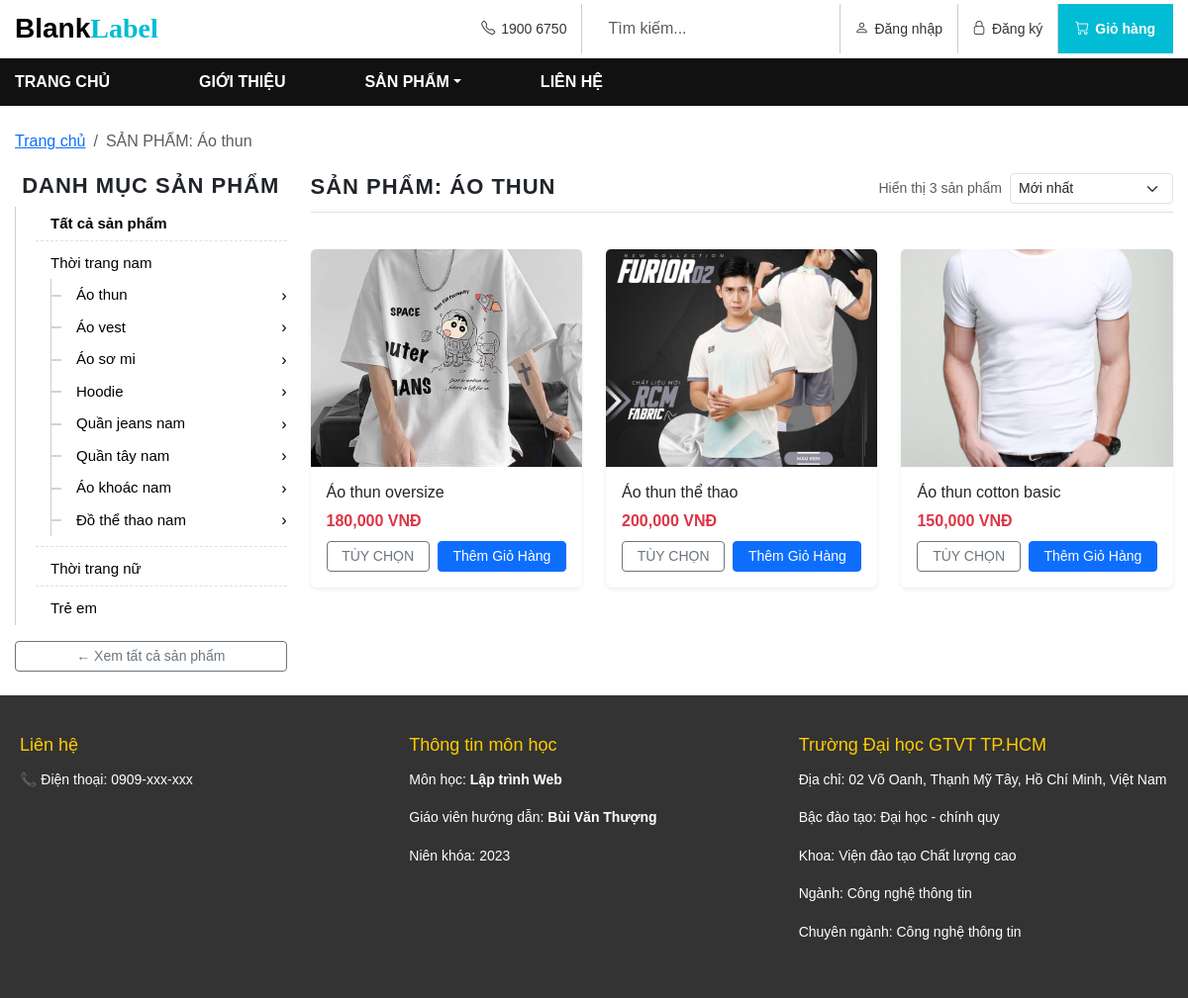
The page /products.php?id=4 on the database as committed earlier.
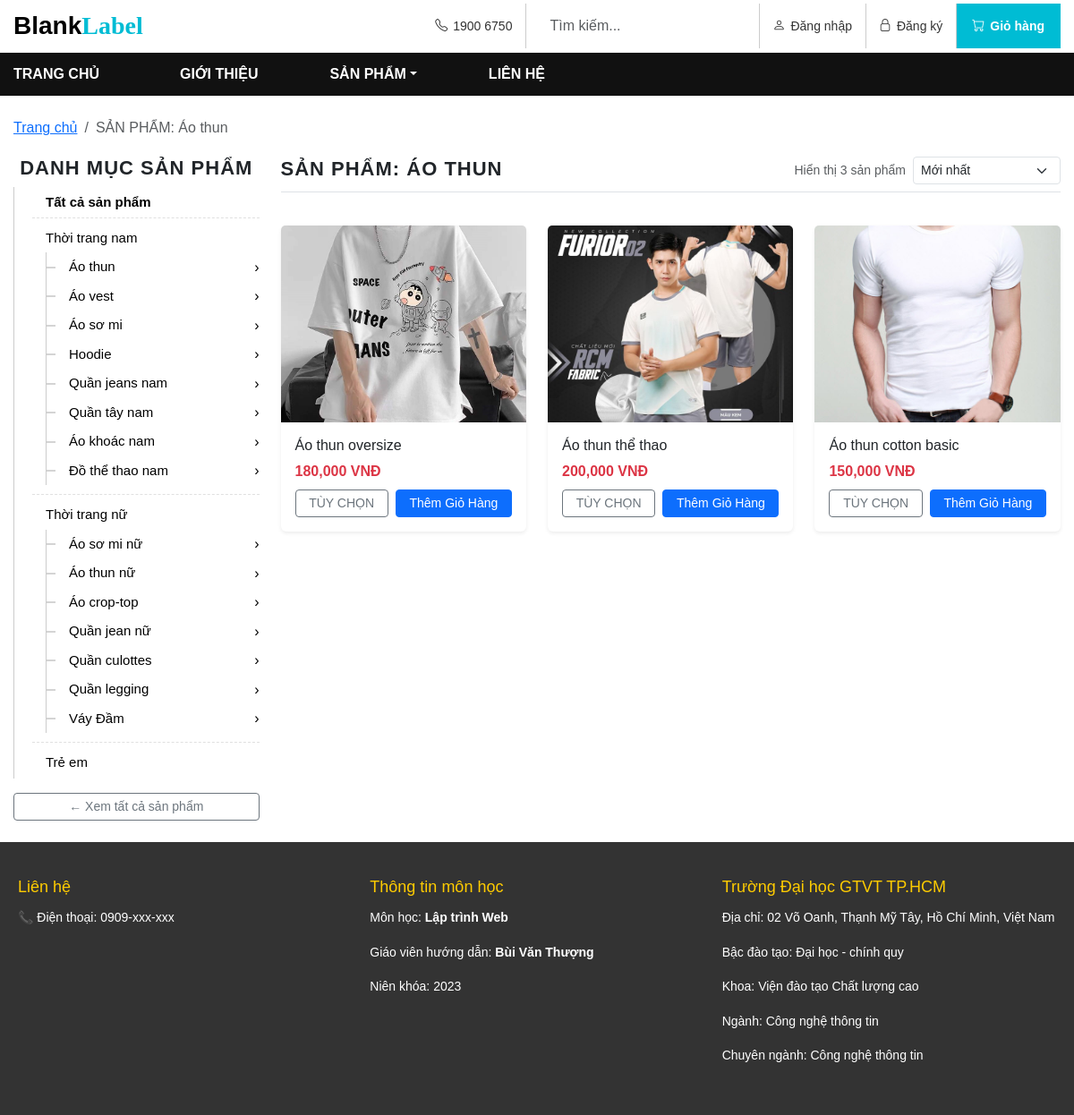
The same page on the database as committed later.
### tables this page shows
CREATE TABLE `danh_muc` (
  `id` int(11) NOT NULL,
  `ten_danh_muc` varchar(100) NOT NULL,
  `id_cha` int(11) DEFAULT NULL
);

CREATE TABLE `san_pham` (
  `id_san_pham` int(11) NOT NULL,
  `ten_san_pham` varchar(255) DEFAULT NULL,
  `id_danh_muc` int(11) DEFAULT NULL,
  `gia` decimal(10,2) DEFAULT NULL,
  `mo_ta` text DEFAULT NULL,
  `link_anh` varchar(255) DEFAULT NULL
);

### products.php (the view, shortened to what this page needs)
<?php
include 'config.php';
include 'includes/header.php';
$category_id = 0;
if (isset($_GET['id'])) {
    $category_id = intval($_GET['id']);
} elseif (isset($_GET['danhmuc'])) {
    $category_id = intval($_GET['danhmuc']);
}
$search_query = isset($_GET['q']) ? trim($_GET['q']) : '';
$sort = isset($_GET['sort']) ? $_GET['sort'] : 'newest';
$section_title = "TẤT CẢ SẢN PHẨM";
$where_clauses = [];
if ($category_id > 0) {
    $check_cat = $conn->query("SELECT ten_danh_muc FROM danh_muc WHERE id = $category_id");
    if ($check_cat && $check_cat->num_rows > 0) {
        $cat_name = $check_cat->fetch_assoc()['ten_danh_muc'];
        $section_title = "SẢN PHẨM: " . htmlspecialchars($cat_name);
        $child_ids = [$category_id];
        $ids_list = implode(',', $child_ids);
        $where_clauses[] = "id_danh_muc IN ($ids_list)";
    }
}
$where_sql = !empty($where_clauses) ? "WHERE " . implode(' AND ', $where_clauses) : "";
switch ($sort) {
    default:
        $order_sql = "ORDER BY id_san_pham DESC";
        break;
}
$products_query = "SELECT * FROM san_pham $where_sql $order_sql";
$result = $conn->query($products_query);
$total_products = $result ? $result->num_rows : 0;
?>
<div class="container-limit my-4">
    <nav aria-label="breadcrumb">
        <ol class="breadcrumb">
            <li class="breadcrumb-item"><a href="index.php">Trang chủ</a></li>
            <li class="breadcrumb-item active" aria-current="page"><?php echo $section_title; ?></li>
        </ol>
    </nav>
    <div class="row align-items-start category-product-section mb-4">
        <div class="col-md-3 category-column">
            <h5 class="category-title">DANH MỤC SẢN PHẨM</h5>
            <div class="category-wrapper">
                <ul class="category-list">
                    <li class="parent-item <?php echo ($category_id == 0 && empty($search_query)) ? 'active' : ''; ?>">
                        <a href="products.php" class="fw-bold">Tất cả sản phẩm</a>
                    </li>
                    <?php
                    $sql_parent = "SELECT * FROM danh_muc WHERE id_cha IS NULL ORDER BY id ASC";
                    $result_parent = $conn->query($sql_parent);
                    if ($result_parent && $result_parent->num_rows > 0) {
                        while ($parent = $result_parent->fetch_assoc()) {
                            $active_parent = ($category_id == $parent['id']) ? ' active' : '';
                            echo '<li class="parent-item' . $active_parent . '">';
                            echo '<a href="products.php?id=' . $parent['id'] . '">' . htmlspecialchars($parent['ten_danh_muc']) . '</a>';
                            $sql_child = "SELECT * FROM danh_muc WHERE id_cha = " . intval($parent['id']) . " ORDER BY id ASC";
                            $result_child = $conn->query($sql_child);
                            if ($result_child && $result_child->num_rows > 0) {
                                echo '<ul class="subcategory-list">';
                                while ($child = $result_child->fetch_assoc()) {
                                    $active_child = ($category_id == $child['id']) ? ' class="active"' : '';
                                    echo '<li' . $active_child . '><a href="products.php?id=' . $child['id'] . '">' . htmlspecialchars($child['ten_danh_muc']) . '</a></li>';
                                }
                                echo '</ul>';
                            }
                            echo '</li>';
                        }
                    } else {
                        echo '<li>Không có danh mục nào.</li>';
                    }
                    ?>
                </ul>
            </div>
            <?php if ($category_id > 0 || !empty($search_query)): ?>
                <div class="mt-3">
                    <a href="products.php" class="btn btn-outline-secondary btn-sm w-100">
                        ← Xem tất cả sản phẩm
                    </a>
                </div>
            <?php endif; ?>
        </div>
        <div class="col-md-9 product-column">
            <div class="d-flex justify-content-between align-items-center mb-3 pb-2 border-bottom flex-wrap gap-2">
                <h5 class="section-title mb-0"><?php echo $section_title; ?></h5>
                <div class="d-flex align-items-center gap-2">
                    <span class="text-muted small">Hiển thị <?php echo $total_products; ?> sản phẩm</span>
                    <select class="form-select form-select-sm" style="width: auto;" onchange="location = this.value;">
                        <?php
                        $base_url = "products.php?" . ($category_id ? "id=$category_id&" : "") . (!empty($search_query) ? "q=" . urlencode($search_query) . "&" : "");
                        ?>
                        <option value="<?php echo $base_url; ?>sort=newest" <?php echo $sort == 'newest' ? 'selected' : ''; ?>>Mới nhất</option>
                    </select>
                </div>
            </div>
            <div class="row product-grid">
                <?php
                if ($result && $result->num_rows > 0) {
                    while ($row = $result->fetch_assoc()) {
                        $hinh_anh = str_replace('\\', '/', $row['link_anh']);
                        echo '
                        <div class="col-md-4 col-6 mb-4">
                            <div class="card border-0 shadow-sm h-100 product-card">
                                <a href="product.php?id=' . $row['id_san_pham'] . '" class="text-decoration-none">
                                    <img src="assets/images/' . htmlspecialchars($hinh_anh) . '"
                                        class="card-img-top"
                                        alt="' . htmlspecialchars($row['ten_san_pham']) . '"
                                        style="height: 220px; object-fit: cover;"
                                        onerror="this.src=\'assets/images/no-image.jpg\'">
                                </a>
                                <div class="card-body d-flex flex-column">
                                    <h6 class="card-title text-dark">
                                        <a href="product.php?id=' . $row['id_san_pham'] . '" class="text-dark text-decoration-none">' . htmlspecialchars($row['ten_san_pham']) . '</a>
                                    </h6>
                                    <p class="card-text mb-2 text-danger"><strong>' . number_format($row['gia']) . ' VNĐ</strong></p>
                                    <div class="mt-auto d-flex gap-2">
                                        <a href="product.php?id=' . $row['id_san_pham'] . '" class="btn btn-outline-secondary btn-sm flex-fill">TÙY CHỌN</a>
                                        <button type="button"
                                                onclick="addToCart(' . $row['id_san_pham'] . ')"
                                                class="btn btn-primary btn-sm flex-fill">
                                            Thêm Giỏ Hàng
                                        </button>
                                    </div>
                                </div>
                            </div>
                        </div>';
                    }
                }
                ?>
            </div>
        </div>
    </div>
</div>
<?php include 'includes/footer.php'; ?>

### includes/header.php (shortened to what this page needs)
<?php
include 'config.php';
?>
<!DOCTYPE html>
<html lang="vi">
<head>
    <link href="https://cdn.jsdelivr.net/npm/bootstrap@5.3.0/dist/css/bootstrap.min.css" rel="stylesheet">
    <link href="https://cdn.jsdelivr.net/npm/bootstrap-icons/font/bootstrap-icons.css" rel="stylesheet">
    <link rel="stylesheet" href="assets/Css/style.css">
    <link rel="stylesheet" href="assets/Css/header.css">
</head>
<body>
    <div class="top-header">
        <div class="container-limit d-flex justify-content-between align-items-center">
            <div class="logo py-2">Blank<span>Label</span></div>
            <div class="top-menu">
                <div><i class="bi bi-telephone"></i> 1900 6750</div>
                <form class="d-flex" method="GET" action="search.php">
                    <input class="form-control" type="text" id="searchInput" name="q" placeholder="Tìm kiếm..." autocomplete="off">
                </form>
                <?php if (isset($_SESSION['khach_hang']) && !empty($_SESSION['khach_hang']['ho_ten'])):
                    $ten_kh = htmlspecialchars($_SESSION['khach_hang']['ho_ten']);
                ?>
                    <div class="user-dropdown dropdown">
                        <a href="#" class="dropdown-toggle" data-bs-toggle="dropdown" aria-expanded="false">
                            <i class="bi bi-person-circle me-2"></i>
                            <span class="d-none d-md-inline"><?= $ten_kh ?></span>
                        </a>
                        <ul class="dropdown-menu dropdown-menu-end">
                            <li><a class="dropdown-item" href="profile.php"><i class="bi bi-person"></i> Tài khoản</a></li>
                            <li><hr class="dropdown-divider"></li>
                            <li><a class="dropdown-item text-danger" href="logout.php"><i class="bi bi-box-arrow-right"></i> Đăng xuất</a></li>
                        </ul>
                    </div>
                <?php else: ?>
                    <a href="login.php"><i class="bi bi-person"></i> Đăng nhập</a>
                    <a href="register.php"><i class="bi bi-lock"></i> Đăng ký</a>
                <?php endif; ?>
                <a href="cart.php" class="cart-box">
                    <i class="bi bi-cart"></i> Giỏ hàng
                </a>
            </div>
        </div>
    </div>
    <div class="main-nav">
        <div class="container-limit">
            <a href="index.php" class="home-link">TRANG CHỦ</a>
            <div class="menu-items">
                <a href="about.php">GIỚI THIỆU</a>
                <?php
                $queryCha = "SELECT * FROM danh_muc WHERE id_cha IS NULL ORDER BY id ASC";
                $resultCha = mysqli_query($conn, $queryCha);
                if (mysqli_num_rows($resultCha) > 0):
                ?>
                <div class="dropdown mega-menu" id="megaMenu">
                    <a href="products.php" class="dropdown-toggle text-white">SẢN PHẨM</a>
                </div>
                <?php endif; ?>
                <a href="contact.php">LIÊN HỆ</a>
            </div>
        </div>
    </div>
</body>
</html>

### includes/footer.php
<link rel="stylesheet" href="assets/css/footer.css">
<footer id="contact"  class="footer">
  <div class="footer-column">
    <h4>Liên hệ</h4>
    <p>📞 Điện thoại: 0909-xxx-xxx</p>
  </div>
  <div class="footer-column">
    <h4>Thông tin môn học</h4>
    <p>Môn học: <strong>Lập trình Web</strong></p>
    <p>Giáo viên hướng dẫn: <strong>Bùi Văn Thượng</strong></p>
    <p>Niên khóa: 2023</p>
  </div>
  <div class="footer-column">
    <h4>Trường Đại học GTVT TP.HCM</h4>
    <p>Địa chỉ: 02 Võ Oanh, Thạnh Mỹ Tây, Hồ Chí Minh, Việt Nam</p>
    <p>Bậc đào tạo: Đại học - chính quy</p>
    <p>Khoa: Viện đào tạo Chất lượng cao</p>
    <p>Ngành: Công nghệ thông tin</p>
    <p>Chuyên ngành: Công nghệ thông tin</p>
  </div>
</footer>

### assets/Css/style.css (style rules this page uses)
body { font-family: Arial, sans-serif; background-color: #fff; margin: 0; }
.product-grid { padding: 20px 0; margin-top: 1px; }
.category-product-section { display: flex; align-items: flex-start; margin-top: 20px; }
.category-column, .product-column { display: flex; flex-direction: column; }
.category-wrapper { border-left: 1px solid #ccc; padding-left: 10px; margin-top: 2px; }
.category-title, .section-title, .product-section-title { font-size: 22px; font-weight: bold; text-transform: uppercase; text-align: center; padding-bottom: 2px; margin-bottom: 4px; letter-spacing: 1px; }
.category-list, .subcategory-list { list-style: none; padding-left: 10px; margin: 0; }
.category-list > li { position: relative; padding: 6px 0 6px 15px; }
.category-list > li:not(:last-child) { border-bottom: 1px dashed #e0e0e0; margin-bottom: 5px; padding-bottom: 5px; }
.subcategory-list { margin: 5px 0; border-left: 1px solid #ccc; padding-left: 10px; }
.subcategory-list li { position: relative; padding: 5px 0 5px 15px; }
.subcategory-list li::before { content: ""; position: absolute; left: -10px; top: 50%; width: 10px; height: 1px; background-color: #aaa; transform: translateY(-50%); }
.subcategory-list li::after { content: "›"; position: absolute; right: 0; top: 50%; transform: translateY(-50%); color: #000; }
.category-list li a, .subcategory-list li a { display: block; text-decoration: none; color: #000; font-size: 15px; transition: color 0.2s; }
.col-md-9 { text-align: center; }
.col-md-9 .product-grid { text-align: left; }

### assets/Css/header.css (style rules this page uses)
.top-header { background: #fff; border-bottom: 1px solid #eee; }
.logo { font-size: 28px; font-weight: bold; color: #000; }
.logo span { color: #00bcd4; font-family: cursive; }
.top-menu { display: flex; align-items: stretch; height: 50px; }
.top-menu > * { padding: 0 15px; position: relative; display: flex; align-items: center; color: #333; font-size: 14px; text-decoration: none; background: none; border: none; height: 100%; }
.top-menu i { margin-right: 6px; }
.top-menu > *:not(:first-child)::before { content: ""; position: absolute; left: 0; top: 0; height: 100%; border-left: 1px solid #ccc; }
.top-menu form { flex: 1; position: relative; }
.top-menu input { border: none; outline: none; box-shadow: none; height: 100%; }
.cart-box { background:#00bcd4; color:#fff!important; font-weight:600; padding:0 18px; position:relative; transition:all .3s; }
.main-nav { background:#111; position:relative; z-index:1000; }
.main-nav .container-limit { display:flex; align-items:center; }
.home-link { color:#fff!important; padding:12px 20px 12px 0!important; font-weight:600; text-decoration:none; }
.menu-items { display:flex; align-items:center; margin-left:50px; gap:40px; }
.menu-items a { color:#fff!important; padding:12px 20px; font-weight:600; text-decoration:none; }
.container-limit { max-width:1200px; margin:auto; padding:0 15px; }

### assets/Css/footer.css (style rules this page uses)
.footer { background: #333; color: #fff; padding: 40px 20px; display: flex; flex-wrap: wrap; justify-content: space-between; gap: 20px; }
.footer-column { flex: 1 1 250px; min-width: 250px; }
.footer-column h4 { font-size: 18px; margin-bottom: 12px; color: #ffcc00; }
.footer-column p { font-size: 14px; line-height: 1.6; }

Rows that differ between the two databases and show on the page:
added danh_muc: ten_danh_muc "Áo sơ mi nữ", shown under "Thời trang nữ"
added danh_muc: ten_danh_muc "Áo thun nữ", shown under "Thời trang nữ"
added danh_muc: ten_danh_muc "Áo crop-top", shown under "Thời trang nữ"
added danh_muc: ten_danh_muc "Quần jean nữ", shown under "Thời trang nữ"
added danh_muc: ten_danh_muc "Quần culottes", shown under "Thời trang nữ"
added danh_muc: ten_danh_muc "Quần legging", shown under "Thời trang nữ"
added danh_muc: ten_danh_muc "Váy Đầm", shown under "Thời trang nữ"
